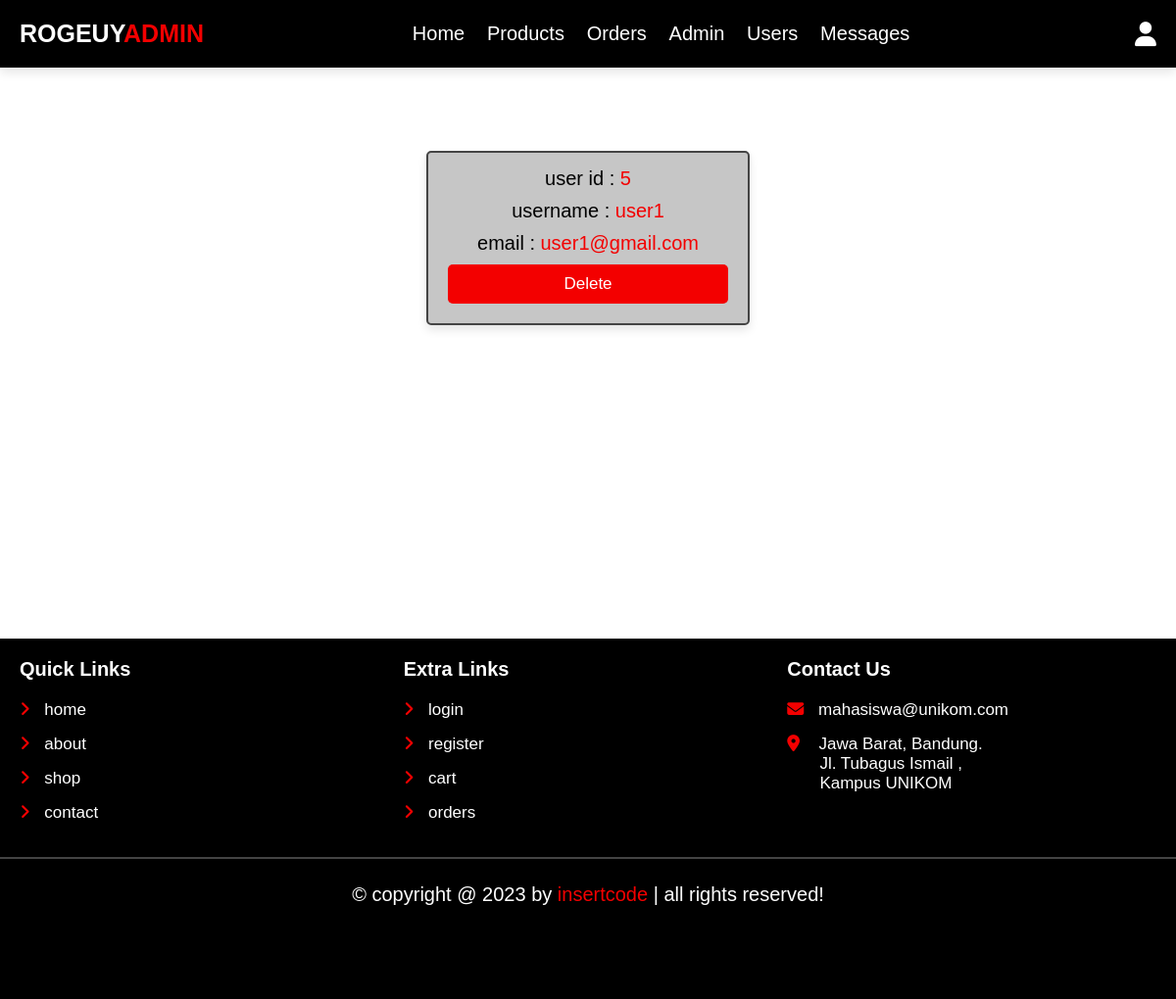
Screenshot of /admin/users_accounts.php (signed in) with the database file from the repository.
### tables this page shows
CREATE TABLE `users` (
  `id` int(100) NOT NULL,
  `name` varchar(20) NOT NULL,
  `email` varchar(50) NOT NULL,
  `password` varchar(50) NOT NULL
);

### admin/users_accounts.php (the view, shortened to what this page needs)
<?php
include '../components/connect.php';
?>
<!DOCTYPE html>
<html lang="en">
<head>
   <link rel="stylesheet" href="https://cdnjs.cloudflare.com/ajax/libs/font-awesome/6.1.1/css/all.min.css">
   <link rel="stylesheet" href="../css/admin_style.css">
</head>
<body>
<?php include '../components/admin_header.php'; ?>
<section class="accounts" style="padding-bottom: 32rem;">
   <h1 class="heading">user accounts</h1>
   <div class="box-container">
   <?php
      $select_accounts = $conn->prepare("SELECT * FROM `users`");
      $select_accounts->execute();
      if($select_accounts->rowCount() > 0){
         while($fetch_accounts = $select_accounts->fetch(PDO::FETCH_ASSOC)){
   ?>
   <div class="box">
      <p> user id : <span><?= $fetch_accounts['id']; ?></span> </p>
      <p> username : <span><?= $fetch_accounts['name']; ?></span> </p>
      <p> email : <span><?= $fetch_accounts['email']; ?></span> </p>
      <a href="users_accounts.php?delete=<?= $fetch_accounts['id']; ?>" onclick="return confirm('delete this account? the user related information will also be delete!')" class="delete-btn">delete</a>
   </div>
   <?php
         }
      }else{
         echo '<p class="empty">no accounts available!</p>';
      }
   ?>
   </div>
</section>
<footer class="footer">
   <section class="grid">
   <div class="box">
         <h3>quick links</h3>
         <a href="../home.php"> <i class="fas fa-angle-right"></i> home</a>
         <a href="../about.php"> <i class="fas fa-angle-right"></i> about</a>
         <a href="../shop.php"> <i class="fas fa-angle-right"></i> shop</a>
         <a href="../contact.php"> <i class="fas fa-angle-right"></i> contact</a>
      </div>
      <div class="box">
         <h3>extra links</h3>
         <a href="../user_login.php"> <i class="fas fa-angle-right"></i> login</a>
         <a href="../user_register.php"> <i class="fas fa-angle-right"></i> register</a>
         <a href="../cart.php"> <i class="fas fa-angle-right"></i> cart</a>
         <a href="../orders.php"> <i class="fas fa-angle-right"></i> orders</a>
      </div>
      <div class="box">
         <h3>contact us</h3>
         <a href="mailto:email@gmail.com"><i class="fas fa-envelope"></i> mahasiswa@unikom.com</a>
         <a href="https://www.google.com/myplace"><i class="fas fa-map-marker-alt"></i>&nbsp;&nbsp;Jawa Barat, Bandung. <br>&nbsp; &nbsp;&nbsp;&nbsp;&nbsp; Jl. Tubagus Ismail , <br>&nbsp; &nbsp;&nbsp;&nbsp;&nbsp; Kampus UNIKOM</a>
      </div>
   </section>
   <div class="credit">&copy; copyright @ <?= date('Y'); ?> by <span>insertcode</span> | all rights reserved!</div>
</footer>
</body>
</html>

### css/admin_style.css (style rules this page uses)
:root { --main-color:#f30000; --orange:#f39c12; --red:#e74c3c; --black:#444; --white:#fff; --light-color:#777; --light-bg:#f5f5f5; --border:.2rem solid var(--black); --box-shadow:0 .5rem 1rem rgba(0,0,0,.1); }
* { font-family: 'Nunito', sans-serif; margin:0; padding:0; box-sizing: border-box; outline: none; border:none; text-decoration: none; }
html { font-size: 62.5%; overflow-x: hidden; }
body { background:url(../images/LoginBg.jpg) no-repeat; background-size: cover; background-position: center; }
section { padding:2rem; max-width: 1200px; margin:0 auto; }
.heading { font-size: 4rem; color:#fff; margin-bottom: 2rem; text-align: center; text-transform: uppercase; }
.btn, .delete-btn, .option-btn { display: block; width: 100%; margin-top: 1rem; border-radius: .5rem; padding:1rem 3rem; font-size: 1.7rem; text-transform: capitalize; color:var(--white); cursor: pointer; text-align: center; }
.delete-btn { background-color: #f30000; }
.accounts .box-container { display: grid; grid-template-columns: repeat(auto-fit, 33rem); gap:1.5rem; align-items: flex-start; justify-content: center; }
.accounts .box-container .box { padding:2rem; padding-top: .5rem; border-radius: .5rem; text-align: center; border:var(--border); background-color: #c6c6c6; box-shadow: var(--box-shadow); }
.accounts .box-container .box p { font-size: 2rem; color: #000; margin: 1rem 0; }
.accounts .box-container .box p span { color:var(--main-color); }
.footer { background-color: #000; padding-bottom: 7rem; }
.footer .grid { display: grid; grid-template-columns: repeat(auto-fit, minmax(27rem, 1fr)); gap:1.5rem; align-items: flex-start; }
.footer .grid .box h3 { font-size: 2rem; color: #fff; margin-bottom: 2rem; text-transform: capitalize; }
.footer .grid .box a { display: block; margin:1.5rem 0; font-size: 1.7rem; color: #fff; }
.footer .grid .box a i { padding-right: 1rem; color:var(--main-color); transition: .2s linear; }
.footer .credit { text-align: center; padding: 2.5rem 2rem; border-top: var(--border); font-size: 2rem; color: #fff; }
.footer .credit span { color:var(--main-color); }

### rows the page displays
users: id "5", name "user1", email "user1@gmail.com"
